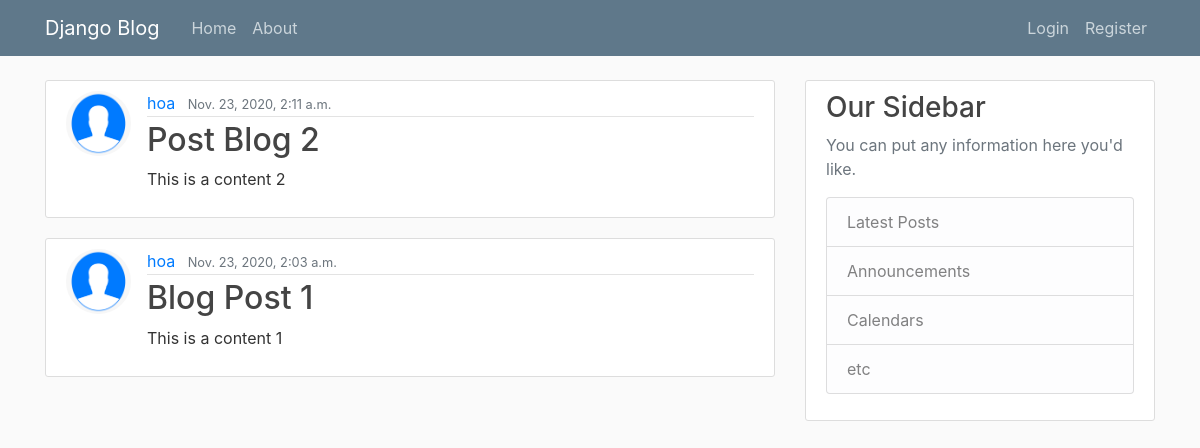
/, run on an earlier commit of the app's database.
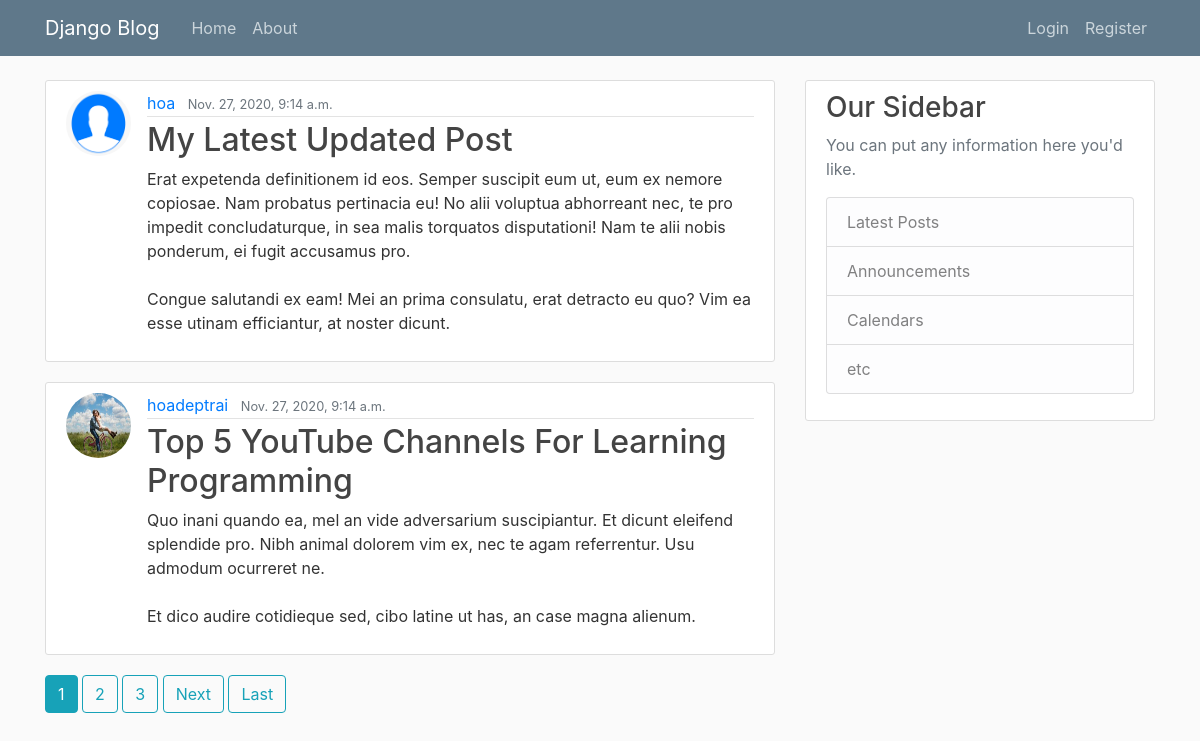
And on a later commit of the database.
### blog/models.py (models this page shows, shortened)
class Post(models.Model):
    title = models.CharField(max_length=200)
    content = models.TextField()
    date_posted = models.DateTimeField(default=timezone.now)
    author = models.ForeignKey(User,on_delete=models.CASCADE)

### users/models.py (models this page shows, shortened)
class Profile(models.Model):
    user = models.OneToOneField(User,on_delete=models.CASCADE)
    image = models.ImageField(default='default.jpg', upload_to='profile_pics')

### blog/views.py (the view)
# urls.py: path('',PostListView.as_view(), name= 'blog-home'),
class PostListView(ListView):
    model = Post
    template_name = 'blog/home.html' #<app>/<model>_<viewtype>.html
    context_object_name = 'posts'
    ordering = ['-date_posted']
    paginate_by = 2

### blog/templates/blog/home.html (shortened to what this page needs)
{% extends 'blog/base.html' %}
{% block content%}
    {%for post in posts%}
        <article class="media content-section">
            <img class ="rounded-circle article-img" src="{{ post.author.profile.image.url}}" alt="">
          <div class="media-body">
            <div class="article-metadata">
              <a class="mr-2" href="#">{{ post.author }}</a>
              <small class="text-muted">{{ post.date_posted }}</small>
            </div>
            <h2><a class="article-title" href="{% url 'post_detail' post.id%}">{{ post.title }}</a></h2>
            <p class="article-content">{{ post.content }}</p>
          </div>
        </article>
    {%endfor%}
    {% if is_paginated %}
        {% for num in page_obj.paginator.page_range %}
            {% if page_obj.number == num %}
                <a class="btn btn-info mb-4" href="{{ num }}">{{ num }}</a>
            {% elif num > page_obj.number|add:'-3' and num < page_obj.number|add:'3' %}
                <a class="btn btn-outline-info mb-4" href="?page={{ num }}">{{ num }}</a>
            {% endif %}
        {% endfor %}
        {% if page_obj.has_next %}
            <a class="btn btn-outline-info mb-4" href="?page={{ page_obj.next_page_number }}">Next</a>
            <a class="btn btn-outline-info mb-4" href="?page={{ page_obj.paginator.num_pages }}">Last</a>
        {% endif %}
    {% endif%}
{% endblock%}

### blog/templates/blog/base.html (shortened to what this page needs)
{% load static %}
<!DOCTYPE html>
<html lang="en">
<head>
    <link rel="stylesheet" href="https://maxcdn.bootstrapcdn.com/bootstrap/4.0.0/css/bootstrap.min.css">
    <link rel="stylesheet" href="{% static 'blog/main.css' %}">
</head>
<body>
    <header class="site-header">
      <nav class="navbar navbar-expand-md navbar-dark bg-steel fixed-top">
        <div class="container">
          <a class="navbar-brand mr-4" href="/">Django Blog</a>
          <div class="collapse navbar-collapse" id="navbarToggle">
            <div class="navbar-nav mr-auto">
              <a class="nav-item nav-link" href="{% url 'blog-home' %}">Home</a>
              <a class="nav-item nav-link" href="{% url 'blog-about' %}">About</a>
            </div>
            <div class="navbar-nav">
                {% if user.is_authenticated%}
                    <a class="nav-item nav-link" href="{% url 'post_create' %}">New Post</a>
                    <a class="nav-item nav-link" href="{% url 'profile' %}">Profile</a>
                    <a class="nav-item nav-link" href="{% url 'logout' %}">Logout</a>
                {% else %}
                    <a class="nav-item nav-link" href="{% url 'login' %}">Login</a>
                    <a class="nav-item nav-link" href="{% url 'register' %}">Register</a>
                {% endif %}
            </div>
          </div>
        </div>
      </nav>
    </header>
    <main role="main" class="container">
      <div class="row">
        <div class="col-md-8">
          {% block content %}{% endblock %}
        </div>
        <div class="col-md-4">
          <div class="content-section">
            <h3>Our Sidebar</h3>
            <p class='text-muted'>You can put any information here you'd like.
              <ul class="list-group">
                <li class="list-group-item list-group-item-light">Latest Posts</li>
                <li class="list-group-item list-group-item-light">Announcements</li>
                <li class="list-group-item list-group-item-light">Calendars</li>
                <li class="list-group-item list-group-item-light">etc</li>
              </ul>
            </p>
          </div>
        </div>
      </div>
    </main>
</body>
</html>

### blog/static/blog/main.css (style rules this page uses)
body { background: #fafafa; color: #333333; margin-top: 5rem; }
h1, h2, h3, h4, h5, h6 { color: #444444; }
ul { margin: 0; }
.bg-steel { background-color: #5f788a; }
.site-header .navbar-nav .nav-link { color: #cbd5db; }
.content-section { background: #ffffff; padding: 10px 20px; border: 1px solid #dddddd; border-radius: 3px; margin-bottom: 20px; }
.article-title { color: #444444; }
.article-content { white-space: pre-line; }
.article-img { height: 65px; width: 65px; margin-right: 16px; }
.article-metadata { padding-bottom: 1px; margin-bottom: 4px; border-bottom: 1px solid #e3e3e3 }

What changed in the data, as far as the page shows it:
no longer on this page (row unchanged): Post: author.profile.image (picture), author "hoa", date_posted "Nov. 23, 2020, 2:11 a.m.", title "Post Blog 2", content "This is a content 2"
no longer on this page (row unchanged): Post: author.profile.image (picture), author "hoa", date_posted "Nov. 23, 2020, 2:03 a.m.", title "Blog Post 1", content "This is a content 1"
added Post: author.profile.image (picture), author "hoa", date_posted "Nov. 27, 2020, 9:14 a.m.", title "My Latest Updated Post", content "Erat expetenda definitionem id eos. Semper suscipit eum ut, eum ex nemore copiosae. Nam probatus pertinacia eu! No alii voluptua abhorreant nec, te pro impedit concludaturque, in sea malis torquatos disputationi! Nam te alii nobis ponderum, ei fugit accusamus pro. Congue salutandi ex eam! Mei an prima consulatu, erat detracto eu quo? Vim ea esse utinam efficiantur, at noster dicunt."
added Post: author.profile.image (picture), author "hoadeptrai", date_posted "Nov. 27, 2020, 9:14 a.m.", title "Top 5 YouTube Channels For Learning Programming", content "Quo inani quando ea, mel an vide adversarium suscipiantur. Et dicunt eleifend splendide pro. Nibh animal dolorem vim ex, nec te agam referrentur. Usu admodum ocurreret ne. Et dico audire cotidieque sed, cibo latine ut has, an case magna alienum."
Also different on the page:
new list line: "1"
new list line: "2"
new list line: "3"
text now shown: "Next Last"
